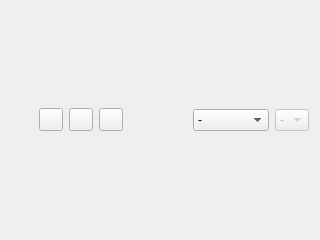
<?xml version="1.0" encoding="UTF-8"?>
<ui version="4.0">
 <class>FilterManagerForm</class>
 <widget class="QWidget" name="FilterManagerForm">
  <property name="geometry">
   <rect>
    <x>0</x>
    <y>0</y>
    <width>320</width>
    <height>240</height>
   </rect>
  </property>
  <property name="sizePolicy">
   <sizepolicy hsizetype="Preferred" vsizetype="Minimum">
    <horstretch>0</horstretch>
    <verstretch>0</verstretch>
   </sizepolicy>
  </property>
  <property name="windowTitle">
   <string>Form</string>
  </property>
  <layout class="QHBoxLayout" name="horizontalLayout">
   <item>
    <widget class="QLabel" name="filterLabel">
     <property name="minimumSize">
      <size>
       <width>22</width>
       <height>0</height>
      </size>
     </property>
     <property name="text">
      <string/>
     </property>
     <property name="pixmap">
      <pixmap resource="../ema.qrc">:/icons/icons/16x16/view-filter.png</pixmap>
     </property>
    </widget>
   </item>
   <item>
    <widget class="QToolButton" name="addCriterionButton">
     <property name="toolTip">
      <string>Add this criterion</string>
     </property>
     <property name="text">
      <string/>
     </property>
     <property name="icon">
      <iconset resource="../ema.qrc">
       <normaloff>:/icons/icons/16x16/list-add.png</normaloff>:/icons/icons/16x16/list-add.png</iconset>
     </property>
    </widget>
   </item>
   <item>
    <widget class="QToolButton" name="excludeCriterionButton">
     <property name="toolTip">
      <string>Exclude this criterion</string>
     </property>
     <property name="text">
      <string/>
     </property>
     <property name="icon">
      <iconset resource="../ema.qrc">
       <normaloff>:/icons/icons/16x16/list-remove.png</normaloff>:/icons/icons/16x16/list-remove.png</iconset>
     </property>
    </widget>
   </item>
   <item>
    <widget class="QToolButton" name="removeCriterionButton">
     <property name="toolTip">
      <string>Remove this criterion</string>
     </property>
     <property name="text">
      <string/>
     </property>
     <property name="icon">
      <iconset resource="../ema.qrc">
       <normaloff>:/icons/icons/16x16/trash-empty.png</normaloff>:/icons/icons/16x16/trash-empty.png</iconset>
     </property>
    </widget>
   </item>
   <item>
    <spacer name="horizontalSpacer_4">
     <property name="orientation">
      <enum>Qt::Horizontal</enum>
     </property>
     <property name="sizeHint" stdset="0">
      <size>
       <width>41</width>
       <height>22</height>
      </size>
     </property>
    </spacer>
   </item>
   <item>
    <widget class="QComboBox" name="criterionComboBox">
     <property name="toolTip">
      <string>Sorting filters</string>
     </property>
     <item>
      <property name="text">
       <string>-</string>
      </property>
     </item>
     <item>
      <property name="text">
       <string>By focus</string>
      </property>
     </item>
    </widget>
   </item>
   <item>
    <widget class="QComboBox" name="subCriterionComboBox">
     <property name="enabled">
      <bool>false</bool>
     </property>
     <property name="toolTip">
      <string>Sub-category sorting filter</string>
     </property>
     <item>
      <property name="text">
       <string>-</string>
      </property>
     </item>
    </widget>
   </item>
  </layout>
 </widget>
 <resources>
  <include location="../ema.qrc"/>
 </resources>
 <connections/>
</ui>
